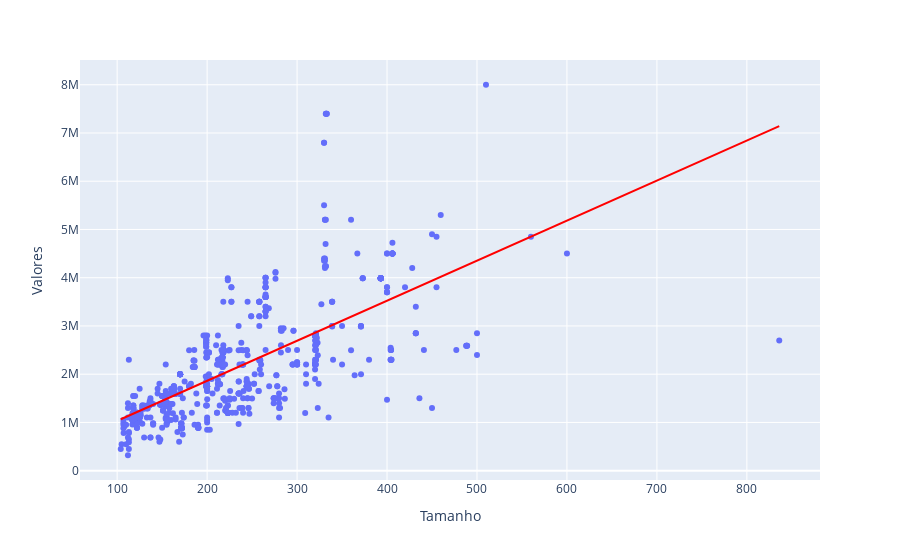

The notebook cell this image was saved under:
### Code cell
# Qual a reta que melhor se adequa a relação?
px.scatter(dados_casas, x = 'Tamanho', y = 'Valores', trendline_color_override="red", trendline = 'ols' )

### Figure 1 — Plotly figure (JSON) as saved in the notebook; plotly's stock layout.template omitted (floating-point values rounded to 4 significant figures; data arrays with more than 128 entries replaced by an {"elided": "..."} marker saying what was removed)
{"data": [{"hovertemplate": "Tamanho=%{x}<br>Valores=%{y}<extra></extra>", "legendgroup": "", "marker": {"color": "#636efa", "symbol": "circle"}, "mode": "markers", "name": "", "orientation": "v", "showlegend": false, "type": "scatter", "x": {"elided": "740 float values"}, "xaxis": "x", "y": {"elided": "740 int values"}, "yaxis": "y"}, {"hovertemplate": "<b>OLS trendline</b><br>Valores = 8301.12 * Tamanho + 202555<br>R<sup>2</sup>=0.475342<br><br>Tamanho=%{x}<br>Valores=%{y} <b>(trend)</b><extra></extra>", "legendgroup": "", "line": {"color": "red"}, "marker": {"color": "#636efa", "symbol": "circle"}, "mode": "lines", "name": "", "showlegend": false, "type": "scatter", "x": {"elided": "740 float values"}, "xaxis": "x", "y": {"elided": "740 float values"}, "yaxis": "y"}], "layout": {"legend": {"tracegroupgap": 0}, "margin": {"t": 60}, "xaxis": {"anchor": "y", "domain": [0, 1], "title": {"text": "Tamanho"}}, "yaxis": {"anchor": "x", "domain": [0, 1], "title": {"text": "Valores"}}}}
